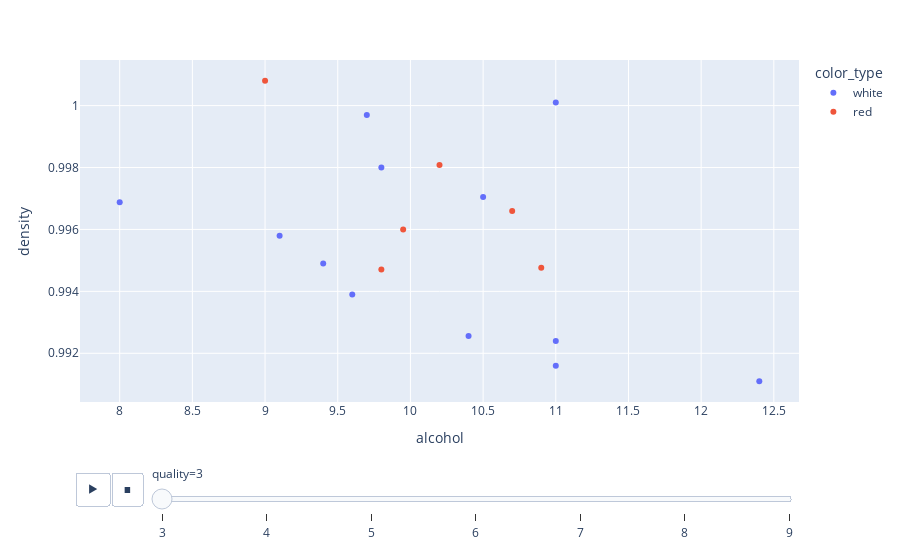

Source (notebook cell):
### Code cell
# Create the scatter plot with animation
fig = px.scatter(train.sort_values("quality"), x="alcohol", y="density", animation_frame="quality", color='color_type')

# Show the plot
fig.show()

### Figure 1 — Plotly figure (JSON) as saved in the notebook; plotly's stock layout.template omitted (floating-point values rounded to 4 significant figures)
{"data": [{"hovertemplate": "color_type=white<br>quality=3<br>alcohol=%{x}<br>density=%{y}<extra></extra>", "legendgroup": "white", "marker": {"color": "#636efa", "symbol": "circle"}, "mode": "markers", "name": "white", "orientation": "v", "showlegend": true, "type": "scatter", "x": [11, 9.4, 11, 9.6, 12.4, 10.5, 9.7, 9.8, 10.4, 11, 8, 9.1], "xaxis": "x", "y": [0.9916, 0.9949, 1.0, 0.9939, 0.9911, 0.997, 0.9997, 0.998, 0.9926, 0.9924, 0.9969, 0.9958], "yaxis": "y"}, {"hovertemplate": "color_type=red<br>quality=3<br>alcohol=%{x}<br>density=%{y}<extra></extra>", "legendgroup": "red", "marker": {"color": "#EF553B", "symbol": "circle"}, "mode": "markers", "name": "red", "orientation": "v", "showlegend": true, "type": "scatter", "x": [9, 10.9, 9.95, 10.7, 10.2, 9.8], "xaxis": "x", "y": [1.001, 0.9948, 0.996, 0.9966, 0.9981, 0.9947], "yaxis": "y"}], "layout": {"legend": {"title": {"text": "color_type"}, "tracegroupgap": 0}, "margin": {"t": 60}, "sliders": [{"active": 0, "currentvalue": {"prefix": "quality="}, "len": 0.9, "pad": {"b": 10, "t": 60}, "steps": [{"args": [["3"], {"frame": {"duration": 0, "redraw": false}, "fromcurrent": true, "mode": "immediate", "transition": {"duration": 0, "easing": "linear"}}], "label": "3", "method": "animate"}, {"args": [["4"], {"frame": {"duration": 0, "redraw": false}, "fromcurrent": true, "mode": "immediate", "transition": {"duration": 0, "easing": "linear"}}], "label": "4", "method": "animate"}, {"args": [["5"], {"frame": {"duration": 0, "redraw": false}, "fromcurrent": true, "mode": "immediate", "transition": {"duration": 0, "easing": "linear"}}], "label": "5", "method": "animate"}, {"args": [["6"], {"frame": {"duration": 0, "redraw": false}, "fromcurrent": true, "mode": "immediate", "transition": {"duration": 0, "easing": "linear"}}], "label": "6", "method": "animate"}, {"args": [["7"], {"frame": {"duration": 0, "redraw": false}, "fromcurrent": true, "mode": "immediate", "transition": {"duration": 0, "easing": "linear"}}], "label": "7", "method": "animate"}, {"args": [["8"], {"frame": {"duration": 0, "redraw": false}, "fromcurrent": true, "mode": "immediate", "transition": {"duration": 0, "easing": "linear"}}], "label": "8", "method": "animate"}, {"args": [["9"], {"frame": {"duration": 0, "redraw": false}, "fromcurrent": true, "mode": "immediate", "transition": {"duration": 0, "easing": "linear"}}], "label": "9", "method": "animate"}], "x": 0.1, "xanchor": "left", "y": 0, "yanchor": "top"}], "updatemenus": [{"buttons": [{"args": [null, {"frame": {"duration": 500, "redraw": false}, "fromcurrent": true, "mode": "immediate", "transition": {"duration": 500, "easing": "linear"}}], "label": "&#9654;", "method": "animate"}, {"args": [[null], {"frame": {"duration": 0, "redraw": false}, "fromcurrent": true, "mode": "immediate", "transition": {"duration": 0, "easing": "linear"}}], "label": "&#9724;", "method": "animate"}], "direction": "left", "pad": {"r": 10, "t": 70}, "showactive": false, "type": "buttons", "x": 0.1, "xanchor": "right", "y": 0, "yanchor": "top"}], "xaxis": {"anchor": "y", "domain": [0, 1], "title": {"text": "alcohol"}}, "yaxis": {"anchor": "x", "domain": [0, 1], "title": {"text": "density"}}}}
